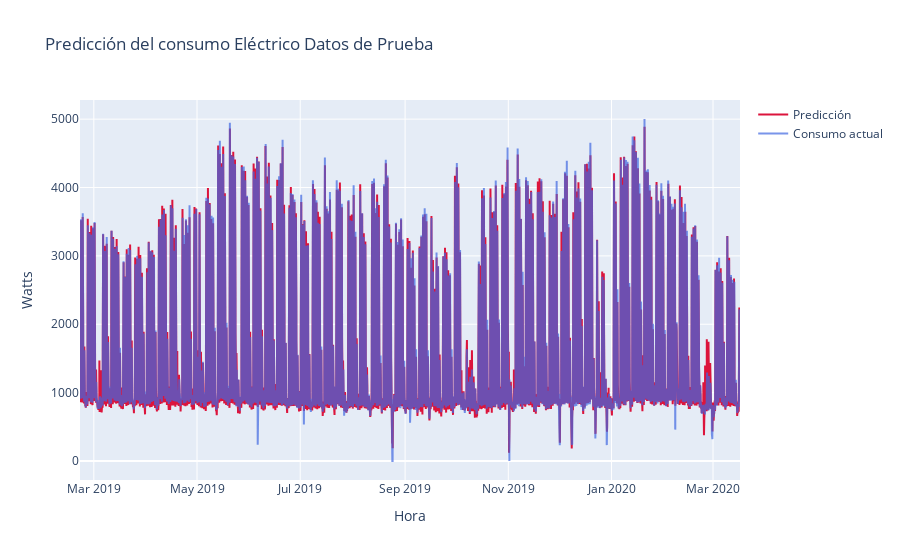

Write notebook code for a chart like this one.
### Markdown cell above
# Gráfica de datos de prueba vs valores reales

### Code cell
Predicted = go.Scatter(x=y[train_hours:].index, y=data_predict[train_hours:].flatten(), opacity = 1, name = 'Predicción', line=dict(color='crimson'), yaxis='y')
Actual = go.Scatter(x=y[train_hours:].index, y=y['energia_activa(t)'][train_hours:].values, opacity = 0.7, name = 'Consumo actual', line=dict(color='royalBlue'), yaxis='y')
layout = go.Layout(title='Predicción del consumo Eléctrico Datos de Prueba', xaxis=dict(title='Hora'),
                   yaxis=dict(title='Watts', overlaying='y'),
                  yaxis2=dict(title='Watts', side='right'))
fig = go.Figure(data=[Predicted, Actual], layout=layout)
fig.show() # si se usa colab use fig.show(renderer='colab')

### Figure 1 — Plotly figure (JSON) as saved in the notebook; plotly's stock layout.template omitted (floating-point values rounded to 4 significant figures; data arrays with more than 128 entries replaced by an {"elided": "..."} marker saying what was removed)
{"data": [{"line": {"color": "crimson"}, "name": "Predicción", "opacity": 1, "type": "scatter", "x": {"elided": "9364 str values"}, "y": {"elided": "9364 float values"}, "yaxis": "y"}, {"line": {"color": "royalBlue"}, "name": "Consumo actual", "opacity": 0.7, "type": "scatter", "x": {"elided": "9364 str values"}, "y": {"elided": "9364 float values"}, "yaxis": "y"}], "layout": {"title": {"text": "Predicción del consumo Eléctrico Datos de Prueba"}, "xaxis": {"title": {"text": "Hora"}}, "yaxis": {"overlaying": "y", "title": {"text": "Watts"}}, "yaxis2": {"side": "right", "title": {"text": "Watts"}}}}
